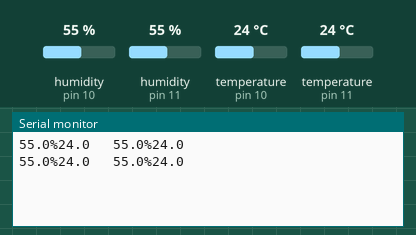
This sketch was run on a simulated Arduino Uno, built with avr-gcc and run on an emulated ATmega328P. Shown: the last lines printed to the serial monitor. Wiring (inferred from the names in the program): 2 × DHT22 sensor: data pin 10 / data pin 11. Inputs (shaded band) come from the test bench; at power-on: humidity (sensors on pin 10, pin 11) 55 %, temperature (sensors on pin 10, pin 11) 24 °C.

Above: at 5.6 s.
5.7 s: humidity (sensor on pin 10) set to 22 %
At 8.5 s:
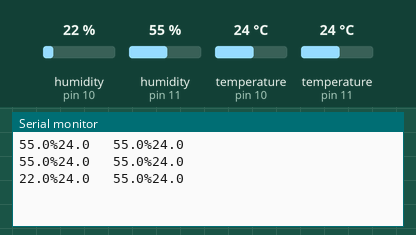
9.4 s: humidity (sensor on pin 11) set to 22 %
At 11.0 s:
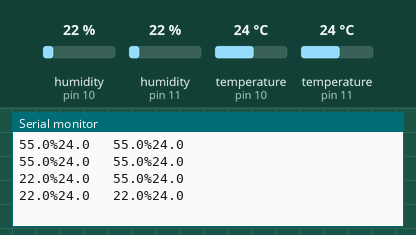
13.1 s: temperature (sensor on pin 10) set to 12 °C
At 16.0 s:
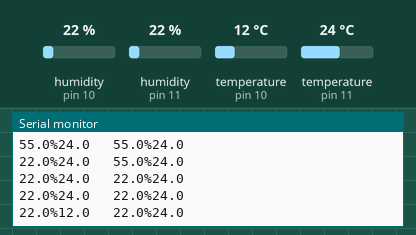
16.8 s: temperature (sensor on pin 11) set to 12 °C
At 18.6 s:
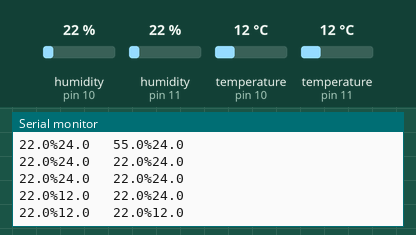
20.5 s: humidity (sensor on pin 10) set to 40 %
At 20.5 s:
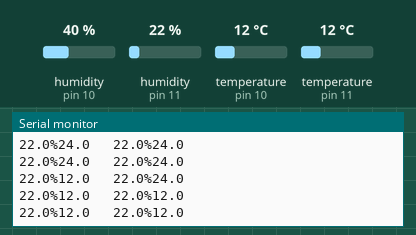
24.2 s: humidity (sensor on pin 11) set to 40 %
At 26.1 s:
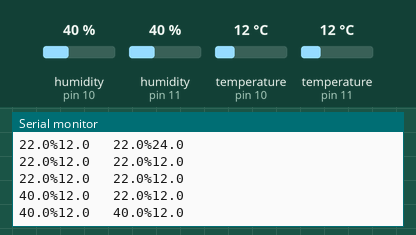
Timing chart, 0 to 27.6 s (numbered marks = the images above; inputs shaded):
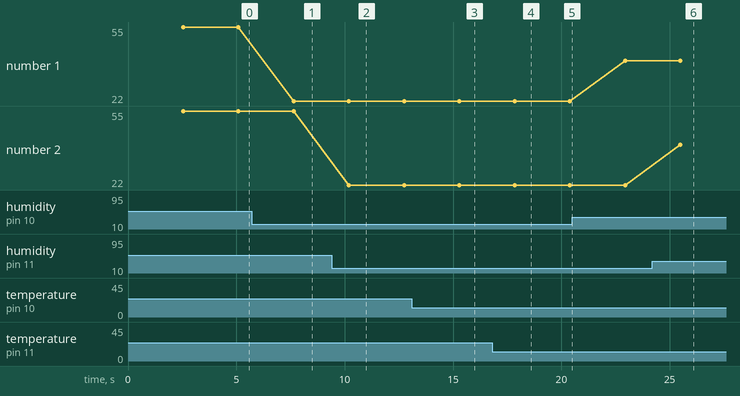

Measured:
- after the input at 5.7 s, the serial monitor: prints a new line after 1.9 s (image 1)
- after the input at 9.4 s, the serial monitor: prints a new line after 0.80 s (image 2)
- after the input at 13.1 s, the serial monitor: prints a new line after 2.2 s (image 3)
- after the input at 16.8 s, the serial monitor: prints a new line after 1.0 s (image 4)
- after the input at 24.2 s, the serial monitor: prints a new line after 1.3 s (image 6)
- plotted number 1: 55 → 22 after the input at 5.7 s, 22 → 40 after the input at 20.5 s

The sketch:

dht_humidity_report_x2.ino
```cpp
#include "DHT.h"

#define DHT1PIN 10     // what pin we're connected to
#define DHT2PIN 11     // what pin we're connected to
#define DHTTYPE DHT22   // DHT 22  (AM2302)

DHT dht1(DHT1PIN, DHTTYPE);
DHT dht2(DHT2PIN, DHTTYPE);

void setup() {
  Serial.begin(57600);
  dht1.begin();
  dht2.begin();
}

void loop() {
  // Wait a few seconds between measurements.
  delay(2000);

  // Reading temperature or humidity takes about 250 milliseconds!
  // Sensor readings may also be up to 2 seconds 'old' (its a very slow sensor)
  float h1 = dht1.readHumidity();
  // Read temperature as Celsius
  float t1 = dht1.readTemperature();

  // Check if any reads failed and exit early (to try again).
  if (isnan(h1) || isnan(t1)) {
    Serial.println("Failed to read from DHT sensor 1");
    h1 = 0;
    t1 = 0;
  }

  // Reading temperature or humidity takes about 250 milliseconds!
  // Sensor readings may also be up to 2 seconds 'old' (its a very slow sensor)
  float h2 = dht2.readHumidity();
  // Read temperature as Celsius
  float t2 = dht2.readTemperature();

  // Check if any reads failed and exit early (to try again).
  if (isnan(h2) || isnan(t2)) {
    Serial.println("Failed to read from DHT sensor 2");
    h2 = 0;
    t2 = 0;
  }

  Serial.print(h1, 1);
  Serial.print("%");
  Serial.print(t1, 1);
  Serial.print("   ");
  Serial.print(h2, 1);
  Serial.print("%");
  Serial.print(t2, 1);
  Serial.println();
}
```
